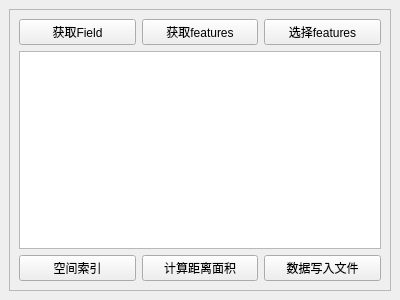
<?xml version="1.0" encoding="UTF-8"?>
<ui version="4.0">
 <class>VectorDataDockWidget</class>
 <widget class="QDockWidget" name="VectorDataDockWidget">
  <property name="geometry">
   <rect>
    <x>0</x>
    <y>0</y>
    <width>400</width>
    <height>300</height>
   </rect>
  </property>
  <property name="windowTitle">
   <string>矢量图层数据获取数据以及操作</string>
  </property>
  <widget class="QWidget" name="dockWidgetContents">
   <layout class="QGridLayout" name="gridLayout">
    <item row="0" column="0">
     <widget class="QScrollArea" name="scrollArea">
      <property name="widgetResizable">
       <bool>true</bool>
      </property>
      <widget class="QWidget" name="scrollAreaWidgetContents">
       <property name="geometry">
        <rect>
         <x>0</x>
         <y>0</y>
         <width>380</width>
         <height>261</height>
        </rect>
       </property>
       <layout class="QGridLayout" name="gridLayout_2">
        <item row="0" column="0">
         <widget class="QPushButton" name="pushButton_getFields">
          <property name="text">
           <string>获取Field</string>
          </property>
         </widget>
        </item>
        <item row="4" column="2">
         <widget class="QPushButton" name="pushButton_vectorFileWriter">
          <property name="text">
           <string>数据写入文件</string>
          </property>
         </widget>
        </item>
        <item row="4" column="1">
         <widget class="QPushButton" name="pushButton_distanceArea">
          <property name="text">
           <string>计算距离面积</string>
          </property>
         </widget>
        </item>
        <item row="2" column="0" colspan="3">
         <widget class="QPlainTextEdit" name="plainTextEdit"/>
        </item>
        <item row="0" column="1">
         <widget class="QPushButton" name="pushButton_getFeatures">
          <property name="text">
           <string>获取features</string>
          </property>
         </widget>
        </item>
        <item row="0" column="2">
         <widget class="QPushButton" name="pushButton_selectFeatures">
          <property name="text">
           <string>选择features</string>
          </property>
         </widget>
        </item>
        <item row="4" column="0">
         <widget class="QPushButton" name="pushButton_spatialIndex">
          <property name="text">
           <string>空间索引</string>
          </property>
         </widget>
        </item>
       </layout>
      </widget>
     </widget>
    </item>
   </layout>
  </widget>
 </widget>
 <resources/>
 <connections/>
</ui>
